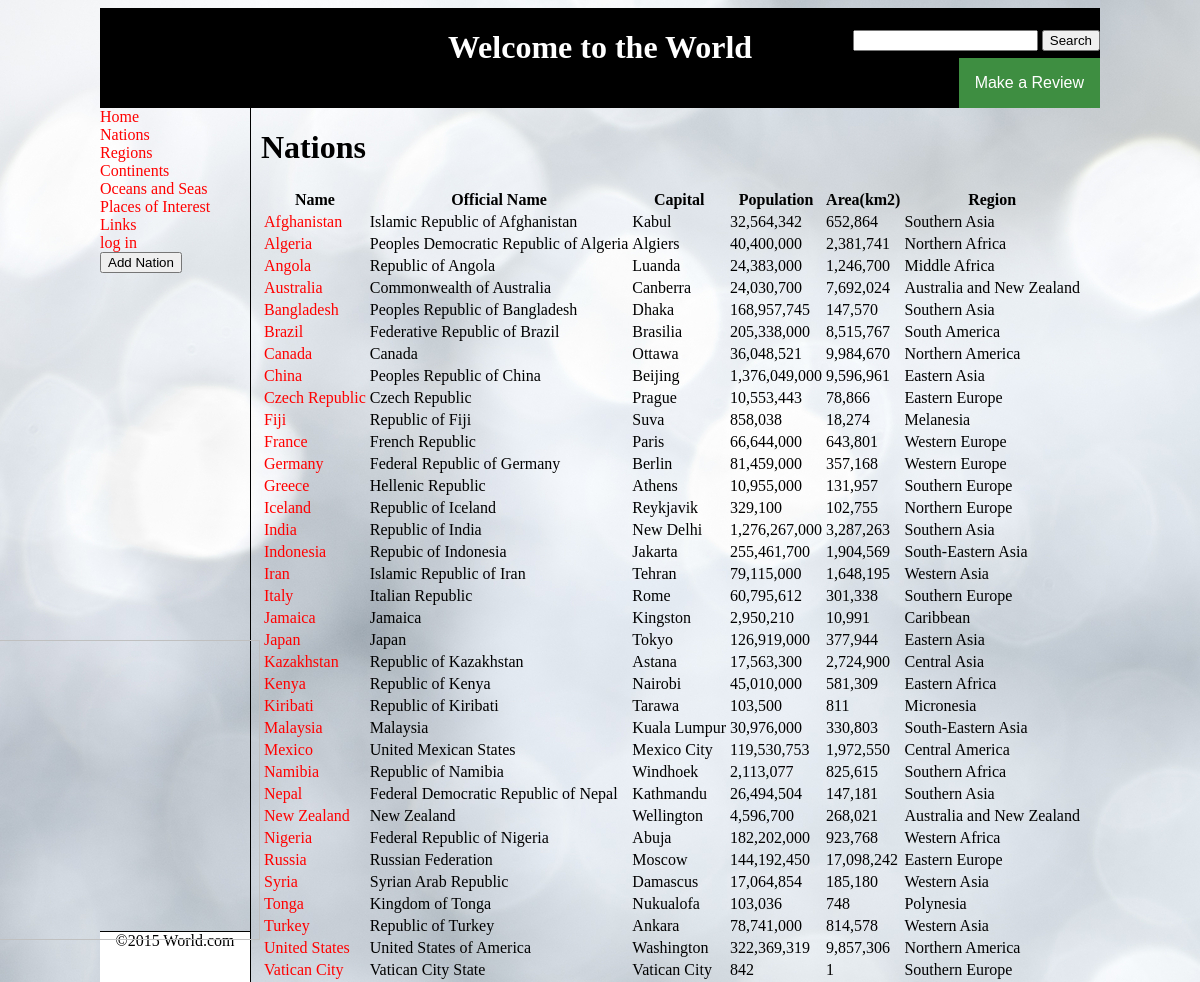
The app's page /show_nations.php with its own data.
### tables this page shows
CREATE TABLE `nation` (
  `nation_id` bigint(20) unsigned NOT NULL AUTO_INCREMENT,
  `common_name` varchar(50) DEFAULT NULL,
  `official_name` varchar(50) DEFAULT NULL,
  `flag_file` varchar(30) DEFAULT NULL,
  `capital` varchar(50) DEFAULT NULL,
  `government` varchar(100) DEFAULT NULL,
  `population` int(11) DEFAULT NULL,
  `area` int(11) DEFAULT NULL,
  `region` int(11) DEFAULT NULL,
  `description` text,
  PRIMARY KEY (`nation_id`)
);

CREATE TABLE `region` (
  `region_id` bigint(20) unsigned NOT NULL AUTO_INCREMENT,
  `name` varchar(100) DEFAULT NULL,
  `description` text,
  PRIMARY KEY (`region_id`)
);

### show_nations.php (the view, shortened to what this page needs)
<?php
    include("header.inc");
	include("nav.inc");
?>
    <div id="main-content">
<h1>Nations</h1>
<table>
<tr>
<th>Name</th>
<th>Official Name</th>
<th>Capital</th>
<th>Population</th>
<th>Area(km2)</th>
<th>Region</th>
</tr>
<?php
	$db = mysqli_connect("localhost", "root", "", "world") or die(mysqli_error($db));
	$query = "select nation.nation_id, nation.common_name, nation.official_name, nation.capital, nation.population, nation.area, region.name from nation join region on nation.region=region.region_id order by nation.common_name ASC";
	$resultset = mysqli_query($db, $query) or die(mysqli_error($db));
	while($row=mysqli_fetch_array($resultset, MYSQLI_ASSOC))
	{
		print "<tr>";
		print "<td><a href='show_nation.php?id={$row['nation_id']}'>{$row['common_name']}</a></td>";
		print "<td>{$row['official_name']}</td>";
		print "<td>{$row['capital']}</td>";
		print "<td>";
		print number_format($row['population']);
		print "</td>";
		print "<td>";
		print number_format($row['area']);
		print "</td>";
		print "<td>{$row['name']}</td>";
		print "</tr>";
	}
?>
</table>
</div>
<?php
    include("footer2.inc");
?>

### world.css (style rules this page uses)
a:link { color: red; background-color: transparent; text-decoration: none; }
div#main-content { position:absolute; top:100px; left:150px; border-left:1px solid black; padding-left:10px; }

### records on screen
nation: common_name "Afghanistan", official_name "Islamic Republic of Afghanistan", capital "Kabul", population "32,564,342", area "652,864", region.name "Southern Asia"
nation: common_name "Algeria", official_name "Peoples Democratic Republic of Algeria", capital "Algiers", population "40,400,000", area "2,381,741", region.name "Northern Africa"
nation: common_name "Angola", official_name "Republic of Angola", capital "Luanda", population "24,383,000", area "1,246,700", region.name "Middle Africa"
nation: common_name "Australia", official_name "Commonwealth of Australia", capital "Canberra", population "24,030,700", area "7,692,024", region.name "Australia and New Zealand"
nation: common_name "Bangladesh", official_name "Peoples Republic of Bangladesh", capital "Dhaka", population "168,957,745", area "147,570", region.name "Southern Asia"
nation: common_name "Brazil", official_name "Federative Republic of Brazil", capital "Brasilia", population "205,338,000", area "8,515,767", region.name "South America"
nation: common_name "Canada", official_name "Canada", capital "Ottawa", population "36,048,521", area "9,984,670", region.name "Northern America"
nation: common_name "China", official_name "Peoples Republic of China", capital "Beijing", population "1,376,049,000", area "9,596,961", region.name "Eastern Asia"
nation: common_name "Czech Republic", official_name "Czech Republic", capital "Prague", population "10,553,443", area "78,866", region.name "Eastern Europe"
nation: common_name "Fiji", official_name "Republic of Fiji", capital "Suva", population "858,038", area "18,274", region.name "Melanesia"
nation: common_name "France", official_name "French Republic", capital "Paris", population "66,644,000", area "643,801", region.name "Western Europe"
nation: common_name "Germany", official_name "Federal Republic of Germany", capital "Berlin", population "81,459,000", area "357,168", region.name "Western Europe"
nation: common_name "Greece", official_name "Hellenic Republic", capital "Athens", population "10,955,000", area "131,957", region.name "Southern Europe"
nation: common_name "Iceland", official_name "Republic of Iceland", capital "Reykjavik", population "329,100", area "102,755", region.name "Northern Europe"
nation: common_name "India", official_name "Republic of India", capital "New Delhi", population "1,276,267,000", area "3,287,263", region.name "Southern Asia"
nation: common_name "Indonesia", official_name "Repubic of Indonesia", capital "Jakarta", population "255,461,700", area "1,904,569", region.name "South-Eastern Asia"
nation: common_name "Iran", official_name "Islamic Republic of Iran", capital "Tehran", population "79,115,000", area "1,648,195", region.name "Western Asia"
nation: common_name "Italy", official_name "Italian Republic", capital "Rome", population "60,795,612", area "301,338", region.name "Southern Europe"
nation: common_name "Jamaica", official_name "Jamaica", capital "Kingston", population "2,950,210", area "10,991", region.name "Caribbean"
nation: common_name "Japan", official_name "Japan", capital "Tokyo", population "126,919,000", area "377,944", region.name "Eastern Asia"
nation: common_name "Kazakhstan", official_name "Republic of Kazakhstan", capital "Astana", population "17,563,300", area "2,724,900", region.name "Central Asia"
nation: common_name "Kenya", official_name "Republic of Kenya", capital "Nairobi", population "45,010,000", area "581,309", region.name "Eastern Africa"
nation: common_name "Kiribati", official_name "Republic of Kiribati", capital "Tarawa", population "103,500", area "811", region.name "Micronesia"
nation: common_name "Malaysia", official_name "Malaysia", capital "Kuala Lumpur", population "30,976,000", area "330,803", region.name "South-Eastern Asia"
nation: common_name "Mexico", official_name "United Mexican States", capital "Mexico City", population "119,530,753", area "1,972,550", region.name "Central America"
nation: common_name "Namibia", official_name "Republic of Namibia", capital "Windhoek", population "2,113,077", area "825,615", region.name "Southern Africa"
nation: common_name "Nepal", official_name "Federal Democratic Republic of Nepal", capital "Kathmandu", population "26,494,504", area "147,181", region.name "Southern Asia"
nation: common_name "New Zealand", official_name "New Zealand", capital "Wellington", population "4,596,700", area "268,021", region.name "Australia and New Zealand"
nation: common_name "Nigeria", official_name "Federal Republic of Nigeria", capital "Abuja", population "182,202,000", area "923,768", region.name "Western Africa"
nation: common_name "Russia", official_name "Russian Federation", capital "Moscow", population "144,192,450", area "17,098,242", region.name "Eastern Europe"
nation: common_name "Syria", official_name "Syrian Arab Republic", capital "Damascus", population "17,064,854", area "185,180", region.name "Western Asia"
nation: common_name "Tonga", official_name "Kingdom of Tonga", capital "Nukualofa", population "103,036", area "748", region.name "Polynesia"
nation: common_name "Turkey", official_name "Republic of Turkey", capital "Ankara", population "78,741,000", area "814,578", region.name "Western Asia"
nation: common_name "United States", official_name "United States of America", capital "Washington", population "322,369,319", area "9,857,306", region.name "Northern America"
nation: common_name "Vatican City", official_name "Vatican City State", capital "Vatican City", population "842", area "1", region.name "Southern Europe"
